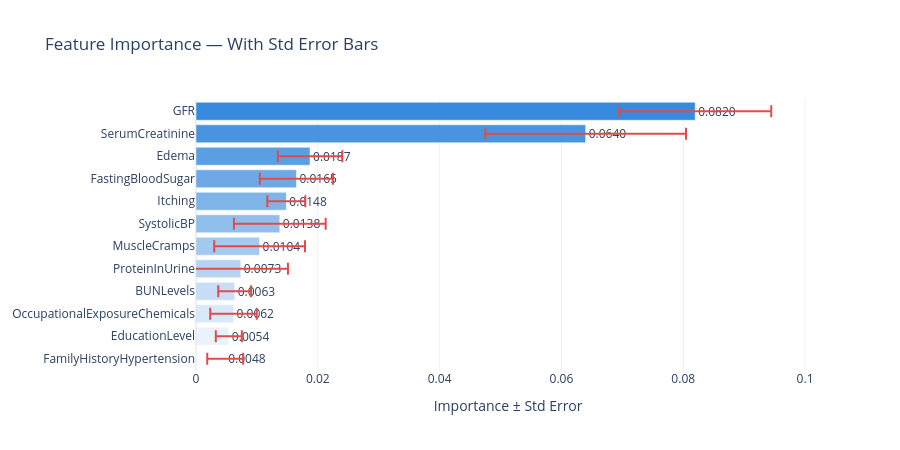

Here is the notebook cell this chart was saved with:
### Code cell
fig2 = go.Figure(go.Bar(
    x=importance,
    y=features,
    orientation='h',
    marker_color=colors,
    text=[f"{v:.4f}" for v in importance],
    textposition='outside',
    cliponaxis=False,
    error_x=dict(
        type='data',
        array=std,
        visible=True,
        color='#e24b4a',
        thickness=2,
        width=6,
    ),
))

fig2.update_layout(
    title="Feature Importance — With Std Error Bars",
    xaxis_title="Importance ± Std Error",
    xaxis=dict(range=[0, max(importance) * 1.25]),
    yaxis=dict(categoryorder='total ascending'),
    template='plotly_white',
    height=450,
    showlegend=False,
)

fig2.write_image("perm_for_features/error_bars.png", width=900, height=450, scale=2)
fig2.show()

### Figure 1 — Plotly figure (JSON) as saved in the notebook; plotly's stock layout.template omitted (floating-point values rounded to 4 significant figures)
{"data": [{"cliponaxis": false, "error_x": {"array": [0.01249, 0.01648, 0.005295, 0.006012, 0.003119, 0.007534, 0.007452, 0.007747, 0.002697, 0.003822, 0.002141, 0.002949], "color": "#e24b4a", "thickness": 2, "type": "data", "visible": true, "width": 6}, "marker": {"color": ["rgba(55, 138, 221, 1.0)", "rgba(55, 138, 221, 0.91)", "rgba(55, 138, 221, 0.82)", "rgba(55, 138, 221, 0.73)", "rgba(55, 138, 221, 0.64)", "rgba(55, 138, 221, 0.55)", "rgba(55, 138, 221, 0.46)", "rgba(55, 138, 221, 0.37)", "rgba(55, 138, 221, 0.28)", "rgba(55, 138, 221, 0.19)", "rgba(55, 138, 221, 0.1)", "rgba(55, 138, 221, 0.01)"]}, "orientation": "h", "text": ["0.0820", "0.0640", "0.0187", "0.0165", "0.0148", "0.0138", "0.0104", "0.0073", "0.0063", "0.0062", "0.0054", "0.0048"], "textposition": "outside", "type": "bar", "x": [0.08196, 0.06398, 0.01873, 0.01649, 0.01483, 0.01376, 0.01044, 0.00735, 0.006348, 0.006154, 0.005392, 0.004794], "y": ["GFR", "SerumCreatinine", "Edema", "FastingBloodSugar", "Itching", "SystolicBP", "MuscleCramps", "ProteinInUrine", "BUNLevels", "OccupationalExposureChemicals", "EducationLevel", "FamilyHistoryHypertension"]}], "layout": {"height": 450, "showlegend": false, "title": {"text": "Feature Importance — With Std Error Bars"}, "xaxis": {"range": [0, 0.1025], "title": {"text": "Importance ± Std Error"}}, "yaxis": {"categoryorder": "total ascending"}}}
